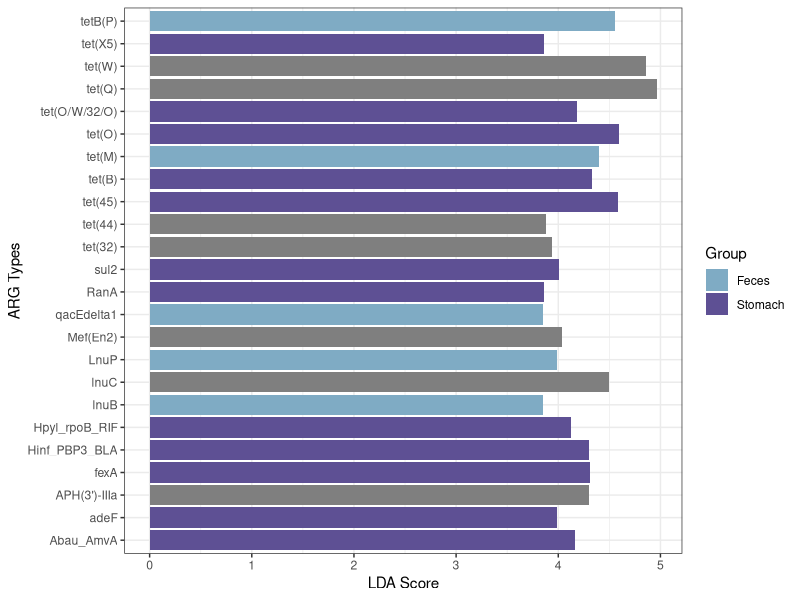

R code for this plot:
# 清空环境并设置工作目录
rm(list=ls())

# 加载必要的包
library(ggplot2)
library(readr)


# 加载数据
plot_data <- read_csv("LEfSe_plot_data.csv")

custom_colors <- c(
  "Stomach" = "#5E5094",
  "Foregut" = "#EFD19B",
  "Hindgut" = "#DC9FC8",
  "Feces" = "#7fabc4"
)

p <- ggplot(plot_data, aes(x = LDA, y = Taxa, fill = Group)) +
  geom_bar(stat = "identity") +
  scale_fill_manual(values = custom_colors) +
  theme_bw() +
  labs(x = "LDA Score", y = "ARG Types")


p
